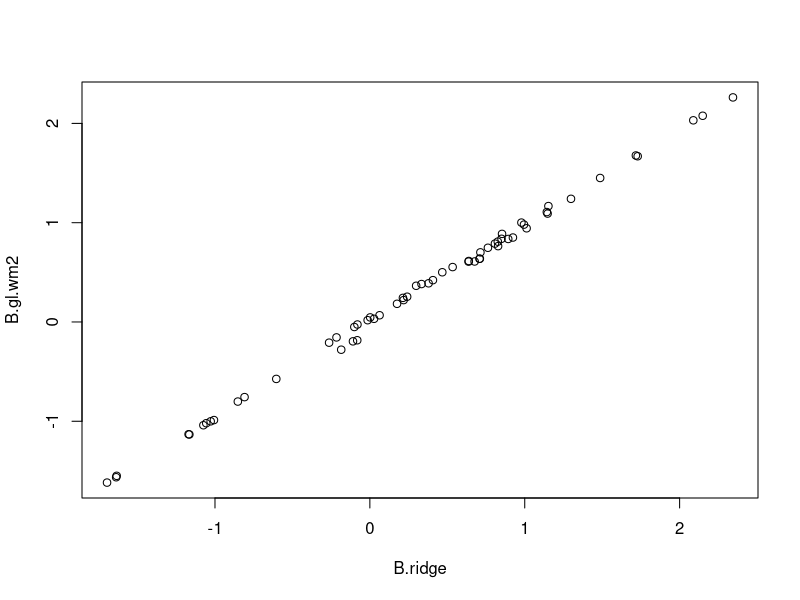

This chart was generated by the following R code:
options(error=dump.frames)

library(MASS)

seed <- 93184091
set.seed(seed)

# Convert the input matrix X to a block diagonal matrix, where each block is
# identical to X
# 
# X: N by p matrix
# p: number of variables (same in all groups)
# C: number of groups
#
blockX <- function(X, p, C)
{
   N <- nrow(X)
   
   Xblock <- matrix(0, N * C, p * C) 
   s1 <- seq(1, N * C, N)
   s2 <- seq(1, p * C, p)

   for(i in 1:C)
   {
      j <- s1[i]:(s1[i] + N - 1)
      k <- s2[i]:(s2[i] + p - 1)
      Xblock[j, k] <- X
   }

   Xblock
}

#
# X: block diagonal matrix of inputs
# Y: column vector of outputs
# p: number of variables in each population
# C: number of populations
#
grouplasso <- function(X, Y, p, C, lambda1=0, maxiter=1e4L, eps=1e-4)
{
   B <- cbind(numeric(p * C))
   s <- seq(0, p * C - 1, p)
   oldloss <- 0
   loss <- Inf
   
   for(iter in 1:maxiter)
   {
      cat("iter", iter, "loss:", loss, "\n")

      # operates over the p groups in the C populations
      for(j in 1:p)
      {
	 Err <- X %*% B - Y
	 loss <- mean(Err^2)

	 # qr will only work if input matrix is invertible
	 w <- apply(X[, s+j], 2, function(x) all(x == 0))
	 S <- numeric(length(s))
	 S[!w] <- B[(s + j)[!w], ] - qr.solve(X[, (s+j)[!w]], Err)
         normS <- sqrt(drop(crossprod(S)))
         if(normS > 0) {
	    B[s + j, ] <- pmax(0, 1 - lambda1 / normS) * S
         }
      }
   
      if(abs(loss - oldloss) <= eps) {
	 cat("converged in", iter, "iterations\n")
         break
      }
      oldloss <- loss
   }
   
   B
}

#
# X: block diagonal matrix of inputs
# Y: column vector of outputs
# p: number of variables in each population
# C: number of populations
# W: p times C matrix of weights for inclusion/exclusion of
#     each input from a group, used to define the groups
# lambda1: inter-group l1 penalty
# lambda2: inter-group l2 penalty
# lambda2g: intra-group l2 penalty
# 
# implements an L1 penalty across groups (to encourage sparsity at the group
# levels) and an L2 penalty inside groups (to shrink correlated outputs
# towards each other)
#
grouplasso.weighted <- function(X, Y, p, C, lambda1=0, lambda2=0, lambda2g=0,
      maxiter=1e4L, eps=1e-4)
{
   B <- cbind(numeric(p * C))
   s <- seq(0, p * C - 1, p)
   oldloss <- 0
   loss <- Inf
   
   for(iter in 1:maxiter)
   {
      cat("iter", iter, "loss:", loss, "B:", drop(crossprod(B)), "\n")

      # operates over the p variables in the C groups
      for(j in 1:p)
      {
	 Err <- X %*% B - Y
	 loss <- mean(Err^2)

	 # qr will only work if input matrix is invertible
	 # so only update variables that are not all zero
	 # TODO: move this check out of the loop
	 z <- apply(X[, s+j, drop=FALSE], 2, function(x) all(x == 0))

	 S <- numeric(length(s))
	 #w <- W[j, !z]
	 x <- X[, (s+j)[!z], drop=FALSE]
	 L <- lambda2g * diag(ncol(x))

	 # we need to solve B for each block, 
	 step <- qr.solve(crossprod(x) + L, crossprod(x, Err))
	 S[!z] <- B[(s + j)[!z], , drop=FALSE] - step
         normS <- sqrt(drop(crossprod(S)))
	 if(j == 1) cat("normS:", normS, "step:", drop(crossprod(step)), "\n")

         if(normS > .Machine$double.eps) {
	    B[s + j, ] <- pmax(0, 1 - lambda1 / normS) * S / (1 + lambda2)
         }
	 if(j == 1) browser()
      }

      #if(iter == 2000) browser()

      if(abs(loss - oldloss) <= eps) {
	 cat("converged in", iter, "iterations\n")
         break
      }
      oldloss <- loss
   }
   
   B
}


#test.grouplasso <- function()
#{
   N <- 70
   p <- 20
   C <- 3
   X <- (matrix(rnorm(N * p), N, p))
   b <- rnorm(p) #* sample(0:1, p, replace=TRUE)
   # same B for all groups
   B <- matrix(rep(b, C), p, C)
   Y <- X %*% B + rnorm(N * C)

   Y2 <- cbind(as.numeric(Y))
   Xblock <- blockX(X, p, C)

   #B.gl <- grouplasso(Xblock, Y2, p, C) 
   #B.glm <- matrix(B.gl, p, C)
   #diag(cor(B, B.glm))
   #sum((B - B.glm)^2)
   #diag(cor(sign(B), sign(B.glm)))

   ## unpenalised least squares
   B.qr <- qr.solve(X, Y)
   #diag(cor(B, B.qr))
   #sum((B - B.qr)^2)
   #diag(cor(sign(B), sign(B.qr)))

   ## ridge regression separately on each output (yes it is!)
   #library(MASS)
   B.ridge <- ginv(X) %*% Y
   #diag(cor(B, B.ridge))
   #sum((B - B.ridge)^2)
   #diag(cor(sign(B), sign(B.ridge)))

   ## now with l1 penalisation
   #B.gl.p <- grouplasso(Xblock, Y2, p, C, lambda1=0.7) 
   #B.gl.pm <- matrix(B.gl.p, p, C)
   #diag(cor(B, B.gl.pm))
   #sum((B - B.gl.pm)^2)
   #diag(cor(sign(B), sign(B.gl.pm)))

   B.gl.w2 <- grouplasso.weighted(Xblock, Y2, p, C, lambda1=0, lambda2=0,
	 lambda2g=1e4) 
   B.gl.wm2 <- matrix(B.gl.w2, p, C)
   sum((B - B.gl.wm2)^2)
   #diag(cor(sign(B.gl.wm2), sign(B.gl.pm)))
   diag(cor(sign(B.gl.wm2), sign(B)))
   #diag(cor(sign(B.gl.wm2), sign(B.ridge)))

   summary(diag(tcrossprod(B.qr)))
   summary(diag(tcrossprod(B.ridge)))
   summary(diag(tcrossprod(B.gl.wm2)))

   plot(B.ridge, B.gl.wm2)


   ##W <- matrix(1, p, C)
   #B.gl.w <- grouplasso.weighted(Xblock, Y2, p, C, lambda1=0.7, lambda2=1e-1) 
   #B.gl.wm <- matrix(B.gl.w, p, C)
   #sum((B - B.gl.wm)^2)
   #diag(cor(sign(B.gl.wm), sign(B.gl.pm)))

#}
